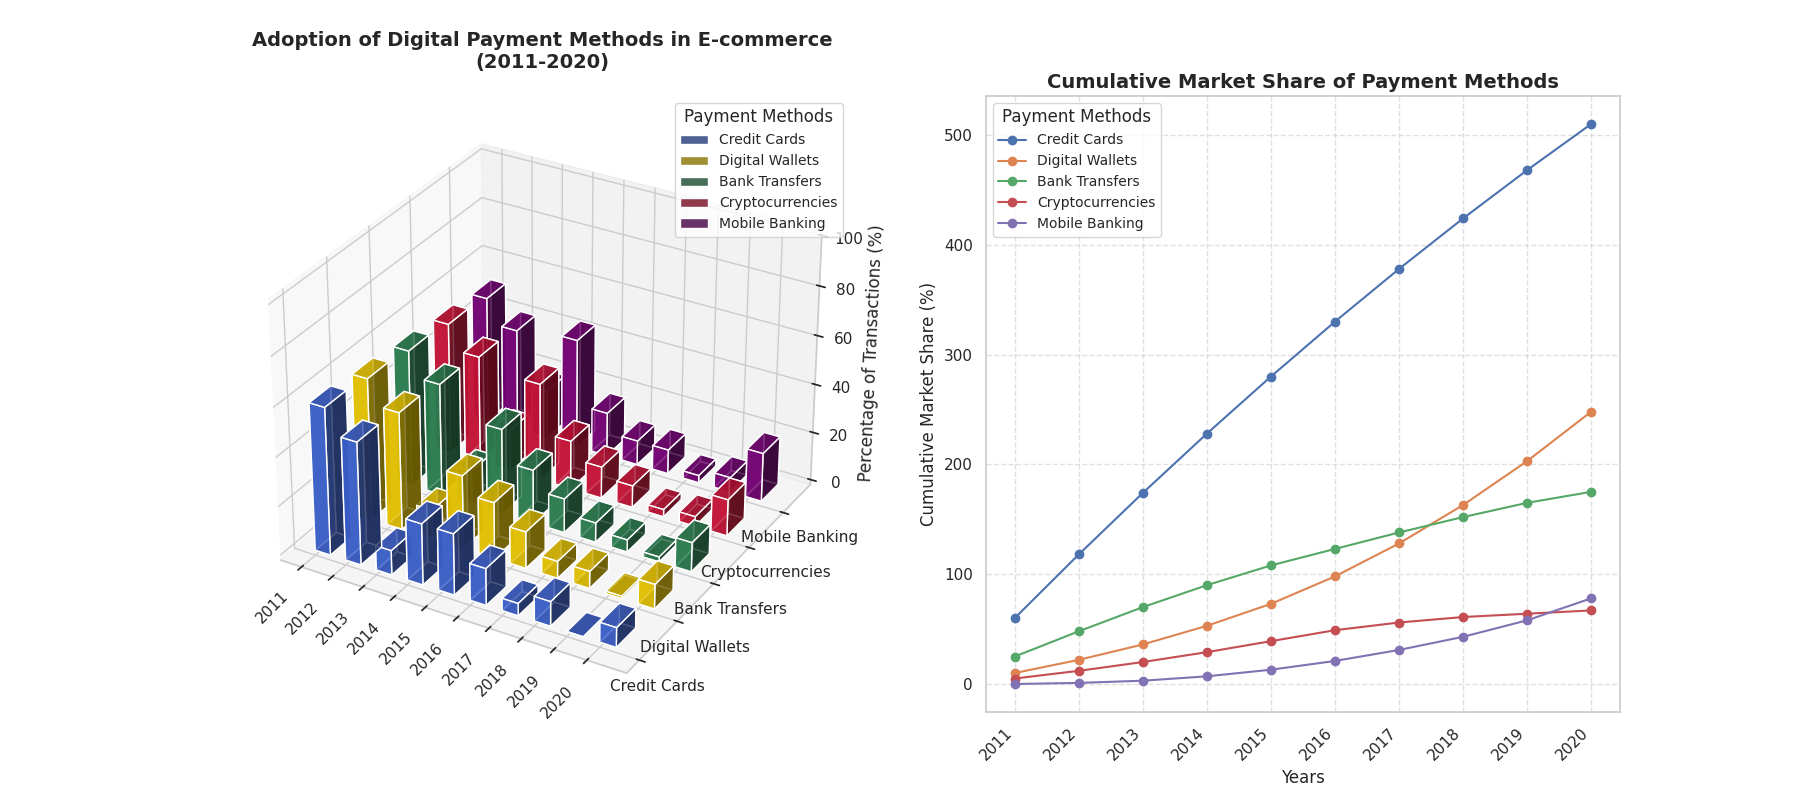

Recreate this plot in Python.
import matplotlib.pyplot as plt
import numpy as np
from mpl_toolkits.mplot3d import Axes3D

# Extend the years of analysis
years = np.arange(2011, 2021)

# Update percentage data with additional 'Mobile Banking' series
credit_cards = [60, 58, 56, 54, 52, 50, 48, 46, 44, 42]
digital_wallets = [10, 12, 14, 17, 20, 25, 30, 35, 40, 45]
bank_transfers = [25, 23, 22, 20, 18, 15, 15, 14, 13, 10]
cryptocurrencies = [5, 7, 8, 9, 10, 10, 7, 5, 3, 3]
mobile_banking = [0, 1, 2, 4, 6, 8, 10, 12, 15, 20]

# Compute cumulative market share for all payment methods including 'Mobile Banking'
cumulative_market_share = {
    'Credit Cards': np.cumsum(credit_cards),
    'Digital Wallets': np.cumsum(digital_wallets),
    'Bank Transfers': np.cumsum(bank_transfers),
    'Cryptocurrencies': np.cumsum(cryptocurrencies),
    'Mobile Banking': np.cumsum(mobile_banking)
}

# Initialize the figure
fig = plt.figure(figsize=(18, 8))

# First subplot: 3D Bar Chart
ax1 = fig.add_subplot(121, projection='3d')

# Payment methods with new addition
methods = ['Credit Cards', 'Digital Wallets', 'Bank Transfers', 'Cryptocurrencies', 'Mobile Banking']
data = [credit_cards, digital_wallets, bank_transfers, cryptocurrencies, mobile_banking]

xpos = np.repeat(np.arange(len(years)), len(methods))
ypos = np.tile(np.arange(len(methods)), len(years))
zpos = np.zeros_like(xpos)
dx = dy = 0.5
dz = np.hstack(data)
colors = ['royalblue', 'gold', 'seagreen', 'crimson', 'purple']

for i, color in enumerate(colors):
    ax1.bar3d(xpos[ypos == i], ypos[ypos == i], zpos[ypos == i], dx, dy, dz[ypos == i],
              color=color, alpha=0.8, label=methods[i], zsort='average')

ax1.set_xticks(np.arange(len(years)))
ax1.set_xticklabels(years, rotation=45, ha='right')
ax1.set_yticks(np.arange(len(methods)))
ax1.set_yticklabels(methods)
ax1.set_zlabel('Percentage of Transactions (%)')
ax1.set_zlim(0, 100)
ax1.set_title('Adoption of Digital Payment Methods in E-commerce\n(2011-2020)', 
              fontsize=14, fontweight='bold', pad=20)
ax1.legend(loc='upper right', title='Payment Methods', fontsize=10)

# Second subplot: Line Chart for Cumulative Market Share
ax2 = fig.add_subplot(122)

for method, values in cumulative_market_share.items():
    ax2.plot(years, values, marker='o', label=method)

ax2.set_title('Cumulative Market Share of Payment Methods', fontsize=14, fontweight='bold')
ax2.set_xlabel('Years')
ax2.set_ylabel('Cumulative Market Share (%)')
ax2.set_xticks(years)
ax2.set_xticklabels(years, rotation=45, ha='right')
ax2.legend(title='Payment Methods', fontsize=10)
ax2.grid(True, linestyle='--', alpha=0.6)

# Adjust layout
plt.tight_layout()
plt.show()
